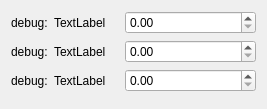
<?xml version="1.0" encoding="UTF-8"?>
<ui version="4.0">
 <class>debug_widget</class>
 <widget class="QWidget" name="debug_widget">
  <property name="geometry">
   <rect>
    <x>0</x>
    <y>0</y>
    <width>267</width>
    <height>109</height>
   </rect>
  </property>
  <property name="windowTitle">
   <string>Form</string>
  </property>
  <property name="windowOpacity">
   <double>1.000000000000000</double>
  </property>
  <property name="autoFillBackground">
   <bool>true</bool>
  </property>
  <layout class="QVBoxLayout" name="verticalLayout_2">
   <item>
    <layout class="QHBoxLayout" name="horizontalLayout" stretch="0,1,2">
     <item>
      <widget class="QLabel" name="d_text_label_1">
       <property name="text">
        <string>debug:</string>
       </property>
      </widget>
     </item>
     <item>
      <widget class="QLabel" name="d_text_value_1">
       <property name="text">
        <string>TextLabel</string>
       </property>
      </widget>
     </item>
     <item>
      <widget class="QDoubleSpinBox" name="d_float_value_1"/>
     </item>
    </layout>
   </item>
   <item>
    <layout class="QHBoxLayout" name="horizontalLayout_2" stretch="0,1,2">
     <item>
      <widget class="QLabel" name="d_text_label_2">
       <property name="text">
        <string>debug:</string>
       </property>
      </widget>
     </item>
     <item>
      <widget class="QLabel" name="d_text_value_2">
       <property name="text">
        <string>TextLabel</string>
       </property>
      </widget>
     </item>
     <item>
      <widget class="QDoubleSpinBox" name="d_float_value_2"/>
     </item>
    </layout>
   </item>
   <item>
    <layout class="QHBoxLayout" name="horizontalLayout_3" stretch="0,1,2">
     <item>
      <widget class="QLabel" name="d_text_label_3">
       <property name="text">
        <string>debug:</string>
       </property>
      </widget>
     </item>
     <item>
      <widget class="QLabel" name="d_text_value_3">
       <property name="text">
        <string>TextLabel</string>
       </property>
      </widget>
     </item>
     <item>
      <widget class="QDoubleSpinBox" name="d_float_value_3"/>
     </item>
    </layout>
   </item>
   <item>
    <spacer name="verticalSpacer">
     <property name="orientation">
      <enum>Qt::Vertical</enum>
     </property>
     <property name="sizeHint" stdset="0">
      <size>
       <width>20</width>
       <height>40</height>
      </size>
     </property>
    </spacer>
   </item>
  </layout>
 </widget>
 <resources/>
 <connections/>
</ui>
